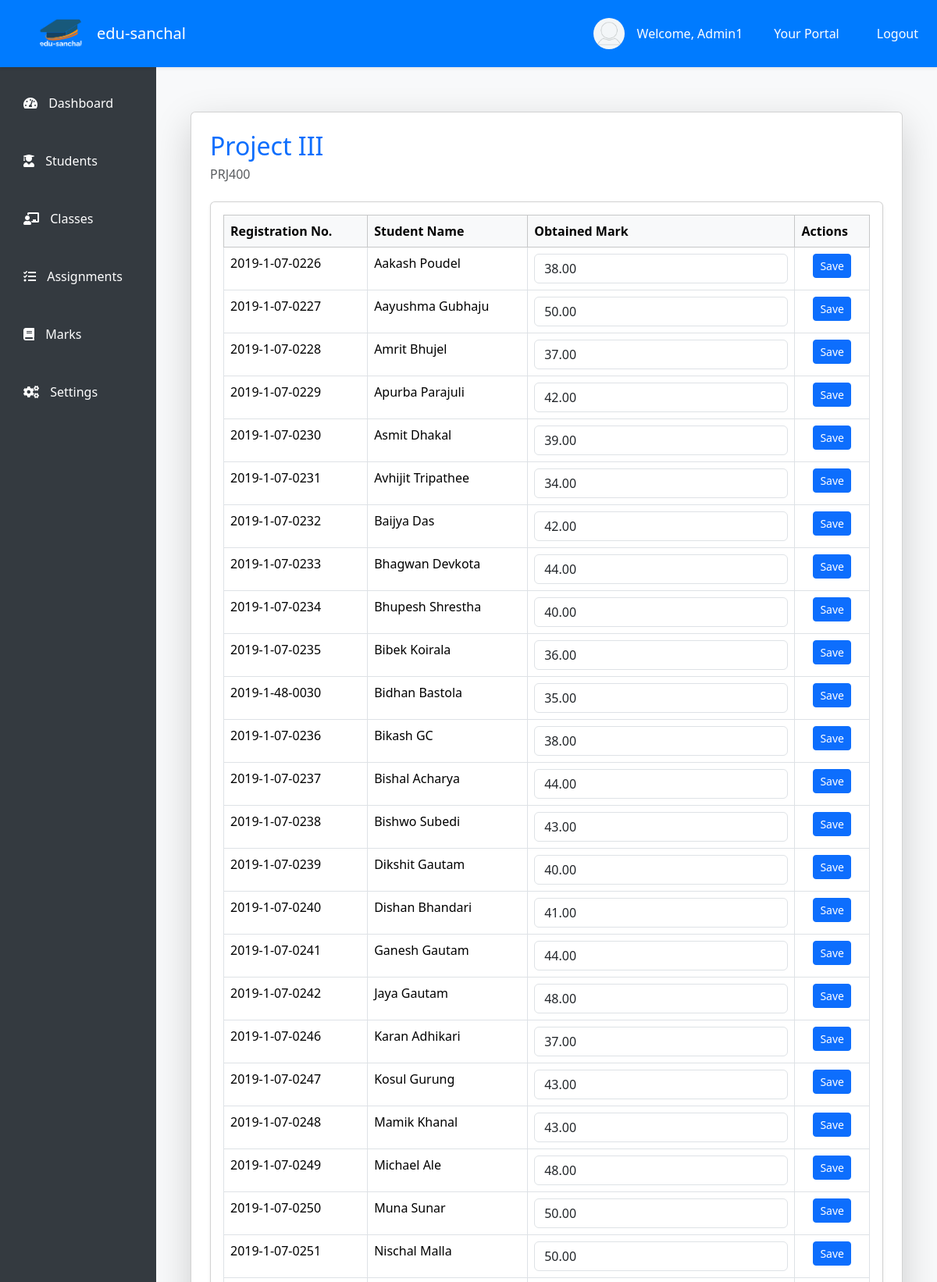
Screenshot of /marks/PRJ400/BCoE/8/ (signed in, upper part) with the database file from the repository.
### student/models.py (models this page shows, shortened)
class User(AbstractUser):
    user_id = models.CharField(max_length=15, unique=True, editable=False)
    address = models.CharField(max_length=150, null=True, blank=False)
    contact_number = models.CharField(max_length=20, blank=True, null=True)
    date_of_birth = models.DateField(null=True, blank=True)
    gender = models.CharField(max_length=1, choices=[('M', 'Male'), ('F', 'Female'), ('O', 'Other')])
    is_staff = models.BooleanField(default=False)
    is_student = models.BooleanField(default=False)

class Course(models.Model):
    course_id = models.CharField(max_length=15, unique=True)
    course_name = models.CharField(max_length=150)

class Student(models.Model):
    registration_number = models.CharField(max_length=30, unique=True)
    first_name = models.CharField(max_length=50)
    middle_name = models.CharField(max_length=50, null=True, blank=True)
    last_name = models.CharField(max_length=100)
    batch_year = models.CharField(max_length=4)
    gender = models.CharField(max_length=1, choices=[('M', 'Male'), ('F', 'Female'), ('O', 'Other')])
    date_of_birth = models.DateField()
    email = models.EmailField(blank=True, null=True)
    program = models.ForeignKey(Program, on_delete=models.CASCADE)
    semester = models.ForeignKey(Semester, on_delete=models.RESTRICT)
    user = models.OneToOneField(User, on_delete=models.RESTRICT, null=True, blank=True)

class Marks(models.Model):
    student = models.ForeignKey(Student, on_delete=models.CASCADE)
    course = models.ForeignKey(Course, on_delete=models.CASCADE)
    marks_obtained = models.DecimalField(
        max_digits=5,
        decimal_places=2,
        validators=[MinValueValidator(0), MaxValueValidator(50)]
    )
    max_marks = models.DecimalField(
        max_digits=5,
        decimal_places=2,
        default=50,
        null=True,
        blank=True
    )
    grade = models.CharField(max_length=2, blank=True, null=True)

### student/views.py (the view, shortened to what this page needs)
# urls.py: path('marks/<course_id>/<program_id>/<semester_id>/', views.marking_page, name='marking_page'),
@login_required
def marking_page(request, program_id, course_id, semester_id):
    marks_dict = {}
    course = get_object_or_404(Course, course_id=course_id)
    program = get_object_or_404(Program, program_id=program_id)
    semester = get_object_or_404(Semester, semester_id=semester_id)
    program_course = get_object_or_404(ProgramCourse, program=program, course=course, semester=semester)
    students = Student.objects.filter(program=program, semester=semester).distinct().order_by('first_name')
    for student in students:
        marks = Marks.objects.filter(course=course, student=student).first()
        marks_dict[student.id] = marks.marks_obtained if marks else None
    students_with_marks = []
    for student in students:
        marks_obtained = marks_dict.get(student.id, None)
        students_with_marks.append({
            'student': student,
            'marks_obtained': marks_obtained
        })
    return render(request, 'staff/marking_page.html', {
        'course': course,
        'students_with_marks': students_with_marks,
        'program_course': program_course,
    })

### templates/staff/marking_page.html (shortened to what this page needs)
<!DOCTYPE html>
{% extends 'staff/index.html' %}
{% load static %}
{% block marking_page %}
<div class="container mt-5">
    <div class="card shadow-lg p-4">
        <div class="row g-4 mb-3">
            <div class="col-md-6">
                <h2 class="text-primary">{{ course.course_name }}</h2>
                <h6 class="text-muted">{{ course.course_id }}</h6>
            </div>
        </div>
        <form method="POST">
            <div class="card shadow-sm mb-4">
                <div class="card-body">
                    <table class="table table-bordered table-hover">
                        <thead class="table-light">
                            <tr>
                                <th>Registration No.</th>
                                <th>Student Name</th>
                                <th>Obtained Mark</th>
                                <th>Actions</th>
                            </tr>
                        </thead>
                        <tbody>
                            {% for item in students_with_marks %}
                            <tr>
                                <td>{{ item.student.registration_number }}</td>
                                <td>{{ item.student.first_name }} {{ item.student.last_name }}</td>
                                <td class="fw-bold text-center">
                                    <input type="number" name="marks_{{ item.student.id }}" class="form-control"
                                           value="{% if item.marks_obtained %}{{ item.marks_obtained }}{% else %}0{% endif %}" step="0.01">
                                </td>
                                <td class="text-center">
                                    <button type="submit" name="save_{{ item.student.id }}" class="btn btn-sm btn-primary">Save</button>
                                </td>
                            </tr>
                            {% endfor %}
                        </tbody>
                    </table>
                </div>
            </div>
        </form>
    </div>
</div>
{% endblock %}

### templates/staff/index.html (shortened to what this page needs)
<!DOCTYPE html>
{% load static %}
<html lang="en">
<head>
    <link href="https://cdn.jsdelivr.net/npm/bootstrap@5.3.3/dist/css/bootstrap.min.css" rel="stylesheet">
    <link rel="stylesheet" href="https://cdnjs.cloudflare.com/ajax/libs/font-awesome/5.15.4/css/all.min.css">
</head>
<body>
    <nav class="navbar navbar-expand-lg top-navbar shadow-sm">
        <a class="navbar-brand d-flex mx-5 align-items-center" href="{% url 'students:staff_dashboard' pk=user.pk %}">
            <img class="rounded-circle" src="{% static 'images/logo/icon.png' %}" alt="Edu-Ikshya Logo"
                 width="60" height="60">
            <span class="ms-3 text-white">edu-sanchal</span>
        </a>
        <div class="collapse navbar-collapse justify-content-end" id="navbarNav">
            {% if user.is_authenticated %}
            <ul class="navbar-nav ms-auto d-none d-lg-flex align-items-center">
                <li class="nav-item mx-3">
                    <div class="d-flex align-items-center">
                        <div class="profile-pic">
                            <img src="{% static 'images/profile/images.png' %}" width="25px" height="25px">
                        </div>
                        <p class="text-white mb-0">Welcome, {{ user.first_name }}</p>
                    </div>
                </li>
                {% if user.is_superuser %}
                <li class="nav-item mx-3">
                    <a class="nav-link text-white" target="_blank" href="{% url 'admin:index' %}">Your Portal</a>
                </li>
                {% endif %}
                <li class="nav-item mx-3">
                    <a class="nav-link text-white" href="{% url 'students:logout' %}">Logout</a>
                </li>
            </ul>
            {% endif %}
        </div>
    </nav>
    <div class="side-navbar d-none d-lg-flex">
        <nav class="nav flex-column w-100">
            <a class="nav-link {% if request.resolver_match.url_name == 'staff_dashboard' %}active{% endif %}"
                href="{% url 'students:staff_dashboard' pk=user.pk %}">
                <i class="fas fa-tachometer-alt"></i> <span>Dashboard</span>
            </a>
            <a class="nav-link {% if request.resolver_match.url_name == 'student_lists' %}active{% endif %}"
                href="{% url 'students:student_lists' pk=user.pk %}">
                <i class="fas fa-user-graduate"></i> <span>Students</span>
            </a>
            <a class="nav-link {% if request.resolver_match.url_name == 'classes_view' %}active{% endif %}"
                href="{% url 'students:classes_view' pk=user.pk %}">
                <i class="fas fa-chalkboard-teacher"></i> <span>Classes</span>
            </a>
            <a class="nav-link {% if request.resolver_match.url_name == 'assignments' %}active{% endif %}"
                href="{% url 'students:assignments' pk=user.pk %}">
                <i class="fas fa-tasks"></i> <span>Assignments</span>
            </a>
            <a class="nav-link {% if request.resolver_match.url_name == 'marks_dashboard' %}active{% endif %}"
                href="{% url 'students:marks_dashboard' pk=user.pk %}">
                <i class="fas fa-book"></i> <span>Marks</span>
            </a>
            <div class="mt-auto">
                <a class="nav-link" href="#">
                    <i class="fas fa-cogs"></i> <span>Settings</span>
                </a>
            </div>
        </nav>
    </div>
    <div class="content">
        <div class="container">
            {% block marking_page %}
            {% endblock %}
        </div>
    </div>
</body>
</html>

### templates/staff/index.html (style rules this page uses)
body { display: flex; }
.top-navbar { position: fixed; top: 0; width: 100%; z-index: 1030; background-color: #007bff; }
.side-navbar { position: fixed; top: 75px; bottom: 0; width: 200px; padding-top: 20px; background-color: #343a40; display: flex; flex-direction: column; }
.side-navbar .nav-link { padding: 25px 30px; }
.content { margin-top: 75px; margin-left: 200px; padding: 20px; width: calc(100% - 200px); background-color: #f8f9fa; }
.profile-pic { width: 40px; height: 40px; border-radius: 50%; overflow: hidden; margin-right: 1rem; }
.profile-pic img { width: 100%; height: auto; }
.nav-link { color: white; }
.side-navbar .nav-link span { margin-left: 10px; }
.content { background-color: #f8f9fa; min-height: 100vh; }

### rows the page displays
User: first_name "Admin1"
Course: course_name "Project III", course_id "PRJ400"
Student: student.registration_number "2019-1-07-0226", student.first_name "Aakash", student.last_name "Poudel", marks_obtained "38.00"
Student: student.registration_number "2019-1-07-0227", student.first_name "Aayushma", student.last_name "Gubhaju", marks_obtained "50.00"
Student: student.registration_number "2019-1-07-0228", student.first_name "Amrit", student.last_name "Bhujel", marks_obtained "37.00"
Student: student.registration_number "2019-1-07-0229", student.first_name "Apurba", student.last_name "Parajuli", marks_obtained "42.00"
Student: student.registration_number "2019-1-07-0230", student.first_name "Asmit", student.last_name "Dhakal", marks_obtained "39.00"
Student: student.registration_number "2019-1-07-0231", student.first_name "Avhijit", student.last_name "Tripathee", marks_obtained "34.00"
Student: student.registration_number "2019-1-07-0232", student.first_name "Baijya", student.last_name "Das", marks_obtained "42.00"
Student: student.registration_number "2019-1-07-0233", student.first_name "Bhagwan", student.last_name "Devkota", marks_obtained "44.00"
Student: student.registration_number "2019-1-07-0234", student.first_name "Bhupesh", student.last_name "Shrestha", marks_obtained "40.00"
Student: student.registration_number "2019-1-07-0235", student.first_name "Bibek", student.last_name "Koirala", marks_obtained "36.00"
Student: student.registration_number "2019-1-48-0030", student.first_name "Bidhan", student.last_name "Bastola", marks_obtained "35.00"
Student: student.registration_number "2019-1-07-0236", student.first_name "Bikash", student.last_name "GC", marks_obtained "38.00"
Student: student.registration_number "2019-1-07-0237", student.first_name "Bishal", student.last_name "Acharya", marks_obtained "44.00"
Student: student.registration_number "2019-1-07-0238", student.first_name "Bishwo", student.last_name "Subedi", marks_obtained "43.00"
Student: student.registration_number "2019-1-07-0239", student.first_name "Dikshit", student.last_name "Gautam", marks_obtained "40.00"
Student: student.registration_number "2019-1-07-0240", student.first_name "Dishan", student.last_name "Bhandari", marks_obtained "41.00"
Student: student.registration_number "2019-1-07-0241", student.first_name "Ganesh", student.last_name "Gautam", marks_obtained "44.00"
Student: student.registration_number "2019-1-07-0242", student.first_name "Jaya", student.last_name "Gautam", marks_obtained "48.00"
Student: student.registration_number "2019-1-07-0246", student.first_name "Karan", student.last_name "Adhikari", marks_obtained "37.00"
Student: student.registration_number "2019-1-07-0247", student.first_name "Kosul", student.last_name "Gurung", marks_obtained "43.00"
Student: student.registration_number "2019-1-07-0248", student.first_name "Mamik", student.last_name "Khanal", marks_obtained "43.00"
Student: student.registration_number "2019-1-07-0249", student.first_name "Michael", student.last_name "Ale", marks_obtained "48.00"
Student: student.registration_number "2019-1-07-0250", student.first_name "Muna", student.last_name "Sunar", marks_obtained "50.00"
Student: student.registration_number "2019-1-07-0251", student.first_name "Nischal", student.last_name "Malla", marks_obtained "50.00"
